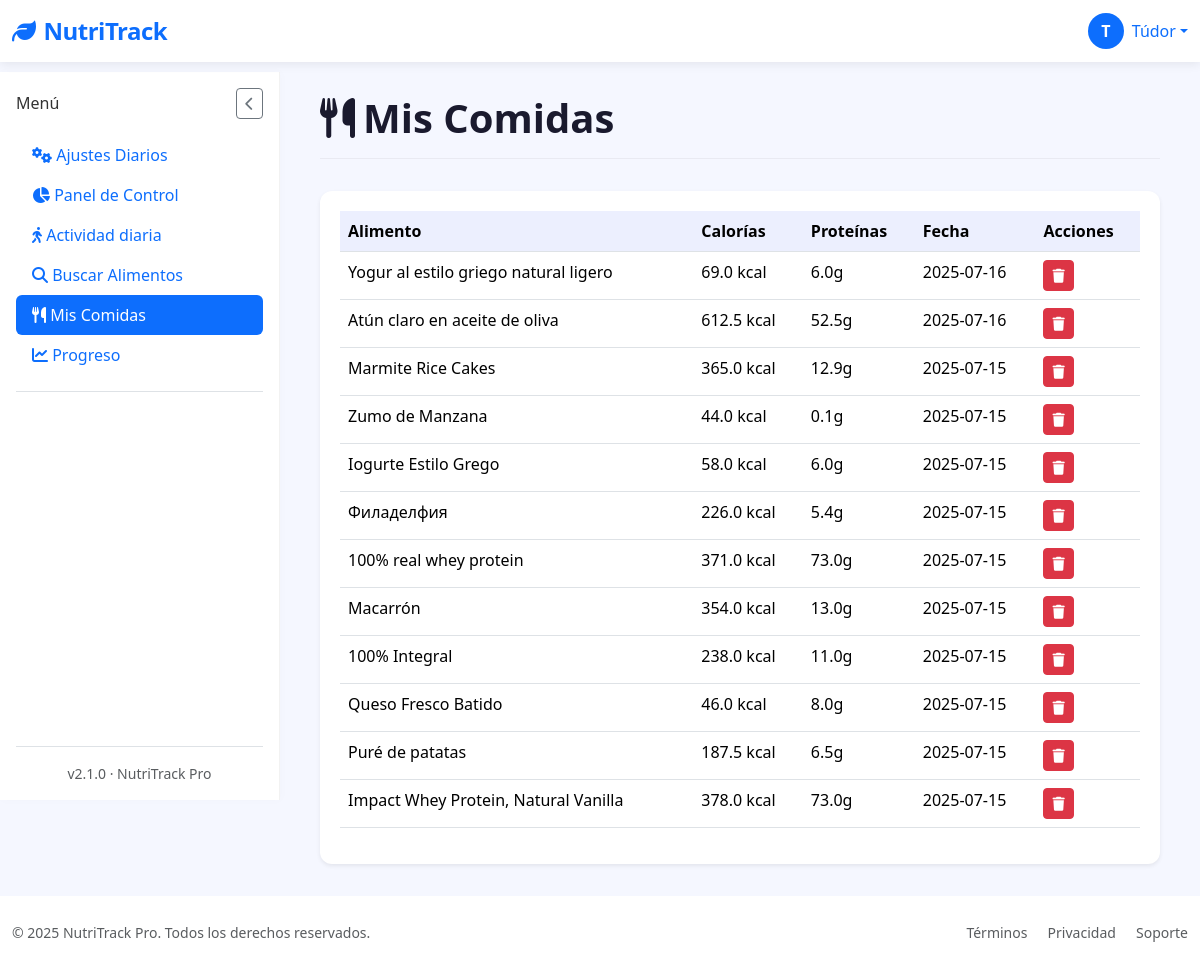
The app's page /mis-comidas (signed in), older data.
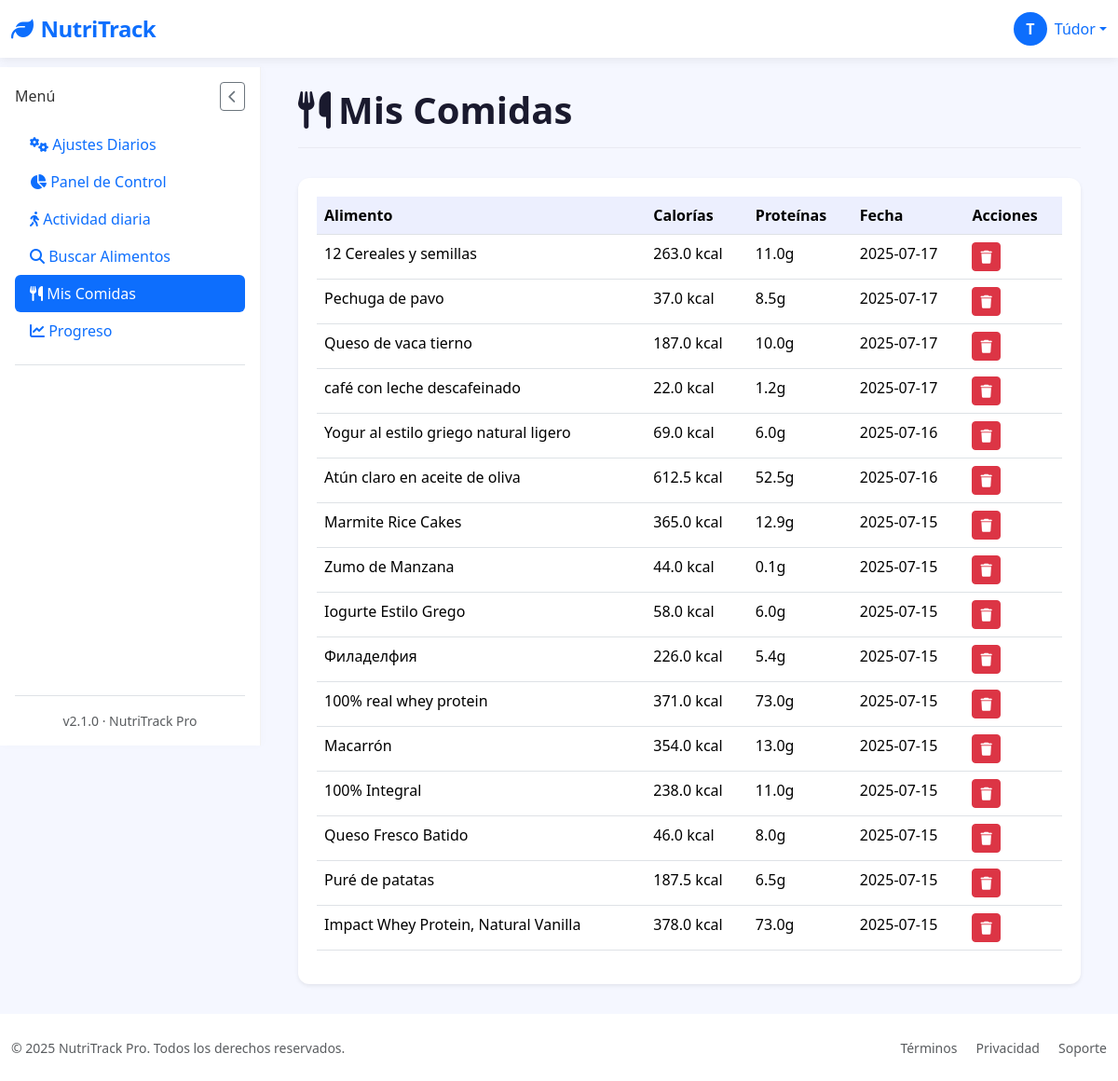
The same page, newer data.
### tables this page shows
CREATE TABLE "loggin" (
	"id"	INTEGER,
	"username"	TEXT NOT NULL,
	"password"	TEXT,
	"email"	TEXT, google_id TEXT, full_name TEXT, birth_date TEXT, height_cm INTEGER, weight_kg INTEGER, gender TEXT, activity_level TEXT, goal TEXT, profile_photo TEXT DEFAULT NULL, preferences TEXT DEFAULT '{}',
	PRIMARY KEY("id" AUTOINCREMENT)
);

CREATE TABLE "food_entries" (
	"id"	INTEGER,
	"user_id"	INTEGER NOT NULL,
	"food_name"	TEXT NOT NULL,
	"calories"	REAL,
	"proteins"	REAL,
	"fats"	REAL,
	"carbs"	REAL,
	"date"	TIMESTAMP DEFAULT CURRENT_TIMESTAMP,
	"created_at"	TEXT,
	PRIMARY KEY("id" AUTOINCREMENT),
	FOREIGN KEY("user_id") REFERENCES "loggin"("id")
);

### app/controllers/MyfoodsController.py (the view)
@app.route('/mis-comidas')
@login_required
def mis_comidas():
    with get_db_cursor() as cur:
        cur.execute("""
            SELECT id, food_name, calories, proteins, date
            FROM food_entries
            WHERE user_id = ?
            ORDER BY date DESC
        """, (current_user.id,))
        comidas = cur.fetchall()
    return render_template('Myfoods/mis_comidas.html', comidas=comidas)

### app/__init__.py (called while the page is built)
@login_manager.user_loader
def load_user(user_id):
    return User.get_by_id(user_id)

### app/conexion.py (called while the page is built)
@contextmanager
def get_db_connection():
    conn = sqlite3.connect(DATABASE)
    conn.row_factory = sqlite3.Row  # Esto permite acceso como diccionario
    try:
        yield conn
    finally:
        conn.close()

@contextmanager
def get_db_cursor():
    with get_db_connection() as conn:
        cursor = conn.cursor()
        try:
            yield cursor
            conn.commit()
        except:
            conn.rollback()
            raise

### app/models/LoginGoogleModel.py (called while the page is built)
    @staticmethod
    def get_by_id(user_id):
        with get_db_cursor() as cur:
            cur.execute("SELECT * FROM loggin WHERE id = ?", (user_id,))
            user = cur.fetchone()
            if user:
                return User(
                    id=user['id'],
                    username=user['username'],
                    email=user['email'] if 'email' in user.keys() else None,
                    google_id=user['google_id'] if 'google_id' in user.keys() else None
                )
        return None

### app/templates/Myfoods/mis_comidas.html (shortened to what this page needs)
{% extends "base.html" %}
{% block section %}
<div class="page-header">
  <h1 class="page-title">
    <i class="fas fa-utensils me-2"></i>Mis Comidas
  </h1>
</div>
<div class="card border-0 shadow-sm">
  <div class="card-body">
    {% if comidas %}
    <div class="table-responsive">
      <table class="table table-hover">
        <thead>
          <tr>
            <th>Alimento</th>
            <th>Calorías</th>
            <th>Proteínas</th>
            <th>Fecha</th>
            <th>Acciones</th>
          </tr>
        </thead>
        <tbody>
          {% for comida in comidas %}
          <tr>
            <td>{{ comida['food_name'] }}</td>
            <td>{{ comida['calories'] }} kcal</td>
            <td>{{ comida['proteins'] }}g</td>
            <td>{{ comida['date'] }}</td>
            <td>
              <form method="POST" action="{{ url_for('eliminar_comida', comida_id=comida['id']) }}">
                <button type="submit" class="btn btn-sm btn-danger">
                  <i class="fas fa-trash"></i>
                </button>
              </form>
            </td>
          </tr>
          {% endfor %}
        </tbody>
      </table>
    </div>
    {% else %}
    <div class="text-center py-5">
      <i class="fas fa-utensils fa-3x text-muted mb-3"></i>
      <h5 class="fw-medium">No hay comidas registradas</h5>
      <p class="text-muted">Busca y añade alimentos para verlos aquí.</p>
    </div>
    {% endif %}
  </div>
</div>
{% endblock %}

### app/templates/base.html (shortened to what this page needs)
<!DOCTYPE html>
<html lang="es" data-bs-theme="light">
<head>
    <link href="https://cdn.jsdelivr.net/npm/bootstrap@5.3.2/dist/css/bootstrap.min.css" rel="stylesheet">
    <link rel="stylesheet" href="https://cdn.jsdelivr.net/npm/bootstrap-icons@1.11.1/font/bootstrap-icons.css">
    <link rel="stylesheet" href="https://cdnjs.cloudflare.com/ajax/libs/font-awesome/6.5.2/css/all.min.css" />
    <link href="https://cdn.jsdelivr.net/npm/sweetalert2@11/dist/sweetalert2.min.css" rel="stylesheet">
    <link rel="stylesheet" href="{{ url_for('static', filename='styles/Stylebase.css') }}">
</head>
<body>
    <nav class="navbar navbar-expand-lg navbar-light bg-white">
        <div class="container-fluid">
            <a class="navbar-brand text-primary" href="{{ url_for('logout') }}">
                <i class="fas fa-leaf me-2"></i>NutriTrack
            </a>
            <div class="d-flex align-items-center ms-auto">
                {% if current_user.is_authenticated %}
                <div class="dropdown">
                    <a href="#" class="d-flex align-items-center text-decoration-none dropdown-toggle" id="userDropdown" data-bs-toggle="dropdown" aria-expanded="false">
                        <div class="user-avatar bg-primary text-white rounded-circle text-center me-2" style="width: 36px; height: 36px; line-height: 36px; font-weight: bold;">
                            {{ current_user.username[0]|upper }}
                        </div>
                        <span class="d-none d-sm-inline">{{ current_user.username }}</span>
                    </a>
                </div>
                {% endif %}
            </div>
        </div>
    </nav>
    <div class="container-fluid flex-grow-1">
        <div class="row h-100 g-0">
            <nav class="sidebar d-flex flex-column p-3" id="sidebar">
                <div class="d-flex justify-content-between align-items-center mb-3">
                    <h6 class="sidebar-title mb-0">Menú</h6>
                    <button id="closeSidebarBtn" class="btn btn-sm btn-outline-secondary d-lg-block">
                        <i class="fas fa-chevron-left"></i>
                    </button>
                </div>
                <ul class="nav nav-pills flex-column mb-auto">
                    <li>
                        <a href="{{ url_for('settings') }}" class="nav-link {% if request.path == url_for('settings') %}active{% endif %}">
                            <i class="fas fa-cogs"></i> Ajustes Diarios
                        </a>
                    </li>
                    <li>
                        <a href="{{ url_for('dashboard') }}" class="nav-link {% if request.path == url_for('dashboard') %}active{% endif %}">
                            <i class="fas fa-chart-pie"></i> Panel de Control
                        </a>
                    </li>
                    <li>
                        <a href="{{ url_for('activity') }}" class="nav-link {% if request.path == url_for('activity') %}active{% endif %}">
                            <i class="fas fa-walking"></i> Actividad diaria
                        </a>
                    </li>
                    <li>
                        <a href="{{ url_for('search_food') }}" class="nav-link {% if request.path == url_for('search_food') %}active{% endif %}">
                            <i class="fas fa-search"></i> Buscar Alimentos
                        </a>
                    </li>
                    <li>
                        <a href="{{ url_for('mis_comidas') }}" class="nav-link {% if request.path == url_for('mis_comidas') %}active{% endif %}">
                            <i class="fas fa-utensils"></i> Mis Comidas
                        </a>
                    </li>
                    <li>
                        <a href="{{ url_for('progreso') }}" class="nav-link {% if request.path == url_for('progreso') %}active{% endif %}">
                            <i class="fas fa-chart-line"></i> Progreso
                        </a>
                    </li>
                    <li class="pt-3 mt-3 border-top">
                    </li>
                </ul>
                <div class="mt-auto pt-3 border-top text-center small text-muted">
                    v2.1.0 · NutriTrack Pro
                </div>
            </nav>
            <main class="main-content" id="mainContent">
                {% block section %}{% endblock %}
            </main>
        </div>
    </div>
    <footer class="bg-white py-4 mt-auto">
        <div class="container-fluid">
            <div class="row align-items-center">
                <div class="col-md-6 text-center text-md-start">
                    <p class="mb-0 small text-muted">&copy; 2025 NutriTrack Pro. Todos los derechos reservados.</p>
                </div>
                <div class="col-md-6 text-center text-md-end">
                    <a href="#" class="text-decoration-none small text-muted me-3">Términos</a>
                    <a href="#" class="text-decoration-none small text-muted me-3">Privacidad</a>
                    <a href="#" class="text-decoration-none small text-muted">Soporte</a>
                </div>
            </div>
        </div>
    </footer>
</body>
</html>

### app/static/styles/StyleBase.css (style rules this page uses)
:root { --primary-color: #4361ee; --secondary-color: #3f37c9; --accent-color: #4cc9f0; --dark-color: #1a1a2e; --light-color: #f8f9fa; --success-color: #4bb543; }
body { font-family: 'Segoe UI', system-ui, -apple-system, sans-serif; background-color: #f5f7ff; color: #333; min-height: 100vh; display: flex; flex-direction: column; overflow-x: hidden; }
.navbar-brand { font-weight: 700; font-size: 1.5rem; letter-spacing: -0.5px; }
.navbar { box-shadow: 0 2px 10px rgba(0, 0, 0, 0.08); background: white !important; position: relative; z-index: 1100; }
.container-fluid.flex-grow-1 { display: flex; flex-direction: column; min-height: calc(100vh - 72px - 70px); padding-left: 0; padding-right: 0; }
.row.h-100 { display: flex; flex-grow: 1; flex-wrap: nowrap; margin-left: 0; margin-right: 0; width: 100%; }
.sidebar { width: 280px; background: white; position: sticky; top: 72px; border-right: 1px solid rgba(0, 0, 0, 0.05); box-shadow: 1px 0 10px rgba(0, 0, 0, 0.02); transition: all 0.3s ease; z-index: 100; display: flex; flex-direction: column; flex-shrink: 0; height: calc(100vh - 72px); padding: 1rem; }
.main-content { flex-grow: 1; flex-basis: 0; padding: 2rem 2.5rem; background-color: #f5f7ff; overflow-y: auto; }
.card-body { padding: 1.25rem; }
.card-body { flex-grow: 1; }
.card { border: none; border-radius: 12px; box-shadow: 0 4px 12px rgba(0, 0, 0, 0.05); transition: transform 0.2s ease, box-shadow 0.2s ease; }
.table { --bs-table-bg: transparent; }
.table > thead { background-color: rgba(67, 97, 238, 0.1); color: var(--primary-color); }
.user-avatar { width: 40px; height: 40px; border-radius: 50%; background-color: var(--primary-color); color: white; display: flex; align-items: center; justify-content: center; font-weight: 600; }
.page-header { display: flex; justify-content: space-between; align-items: center; margin-bottom: 2rem; padding-bottom: 1rem; border-bottom: 1px solid rgba(0, 0, 0, 0.05); }
.page-title { font-weight: 700; color: var(--dark-color); margin: 0; }
.user-avatar { width: 36px; height: 36px; border-radius: 50%; background-color: #0d6efd; color: white; text-align: center; font-weight: bold; line-height: 36px; }

Row changes from the older to the newer data that the page shows:
added food_entries: food_name "12 Cereales y semillas", calories "263.0", proteins "11.0", date "2025-07-17"
added food_entries: food_name "Pechuga de pavo", calories "37.0", proteins "8.5", date "2025-07-17"
added food_entries: food_name "Queso de vaca tierno", calories "187.0", proteins "10.0", date "2025-07-17"
added food_entries: food_name "café con leche descafeinado", calories "22.0", proteins "1.2", date "2025-07-17"
